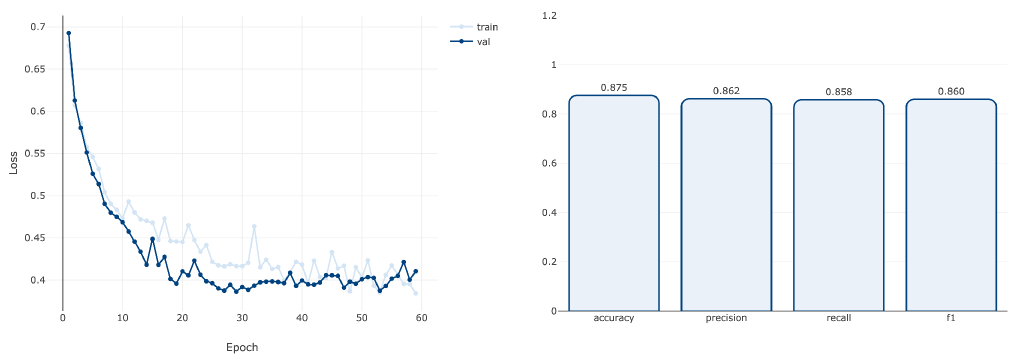
#> input picture manuscript_figures/SI/figureS9/output/Figure_S9.png, 2046 x 707 px (shown at 1/2 size)
$ jupyter execute figureS9.ipynb
#> lines starting #> are read from the running program, lines starting #| are printed output that depends on the picture
# Supplementary Figure 9

**Fine tuning DenseNet121 to classify mussel larvae as abnormal or normal**

- **Is** — a screenshot of the running Mycol app; nothing here can redraw it
- **Does** — copies `assets/Figure_S9.png` into `output/`
- **Panels** — Plotly figures stored in the session: **a** `densenet_training_losses.json` · **b** `densenet_training_metrics.json`
- **Kernel** — `mycol_colonies_env`, run top to bottom

[cell 1]
import shutil
from pathlib import Path

from IPython.display import display
from PIL import Image

OUTPUT = Path("output")
OUTPUT.mkdir(exist_ok=True)
out = shutil.copy2("assets/Figure_S9.png", OUTPUT / "Figure_S9.png")

im = Image.open(out)
#> im is the input picture: PIL image 2046x707 RGB; mean R, G, B 245.8, 248.1, 250.5
print(f"wrote {out}  {im.width} x {im.height} px, {Path(out).stat().st_size:,} B")
#| wrote output/Figure_S9.png  2046 x 707 px, 64,271 B
im.thumbnail((900, 900))
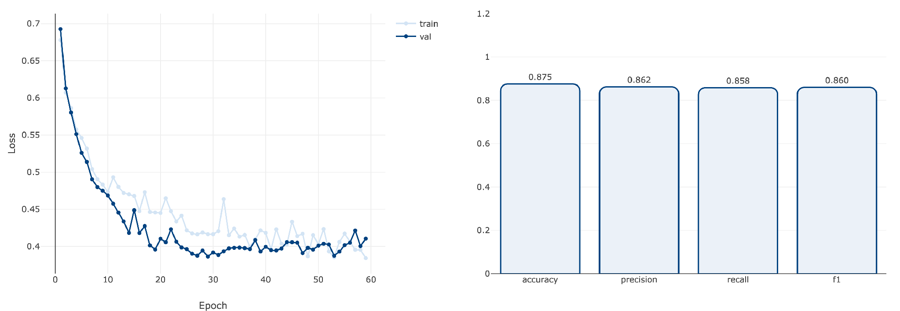
#> im: PIL image 900x311 RGB; mean R, G, B 245.7, 248, 250.4
display(im.convert("RGB"))
